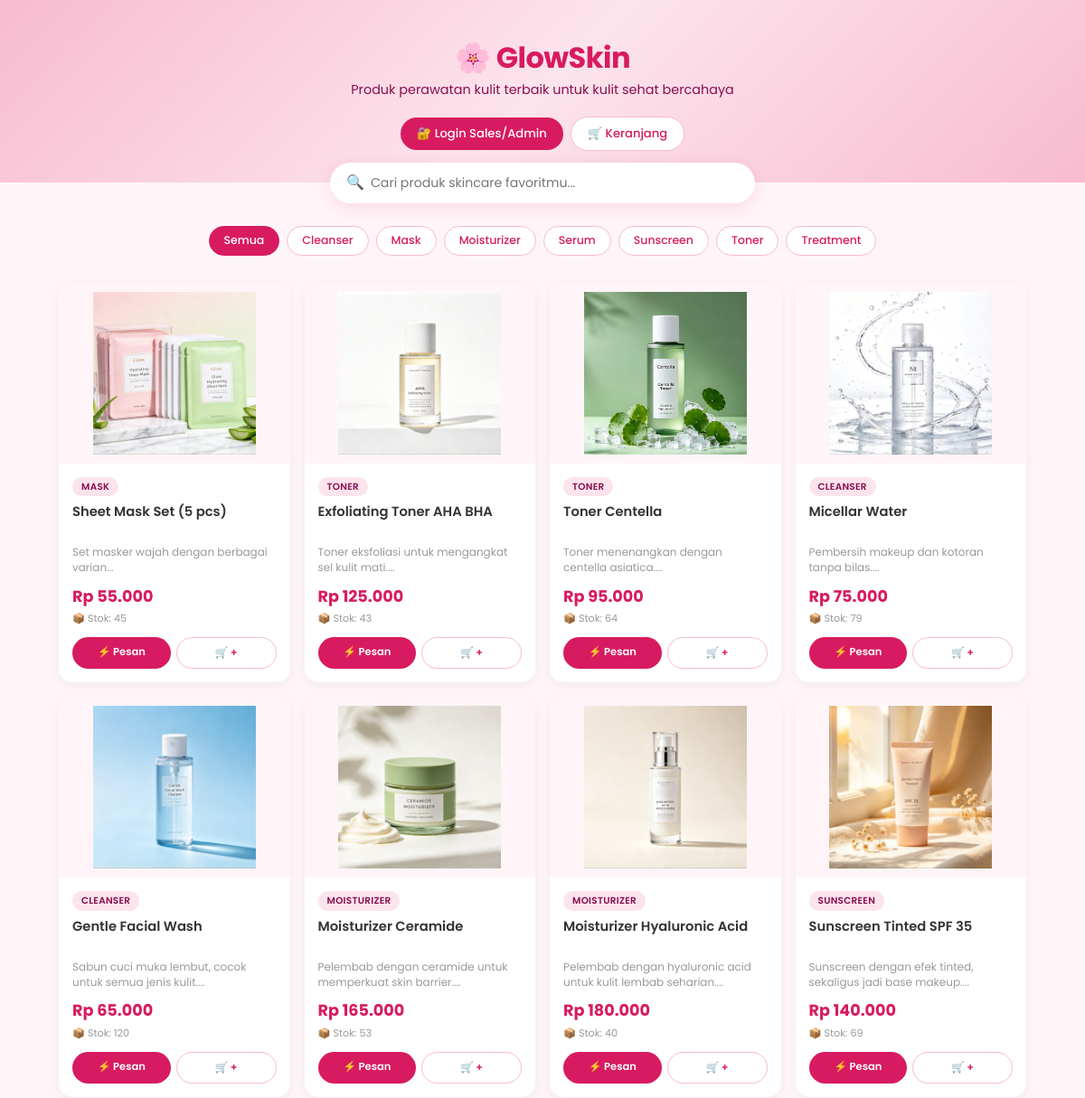
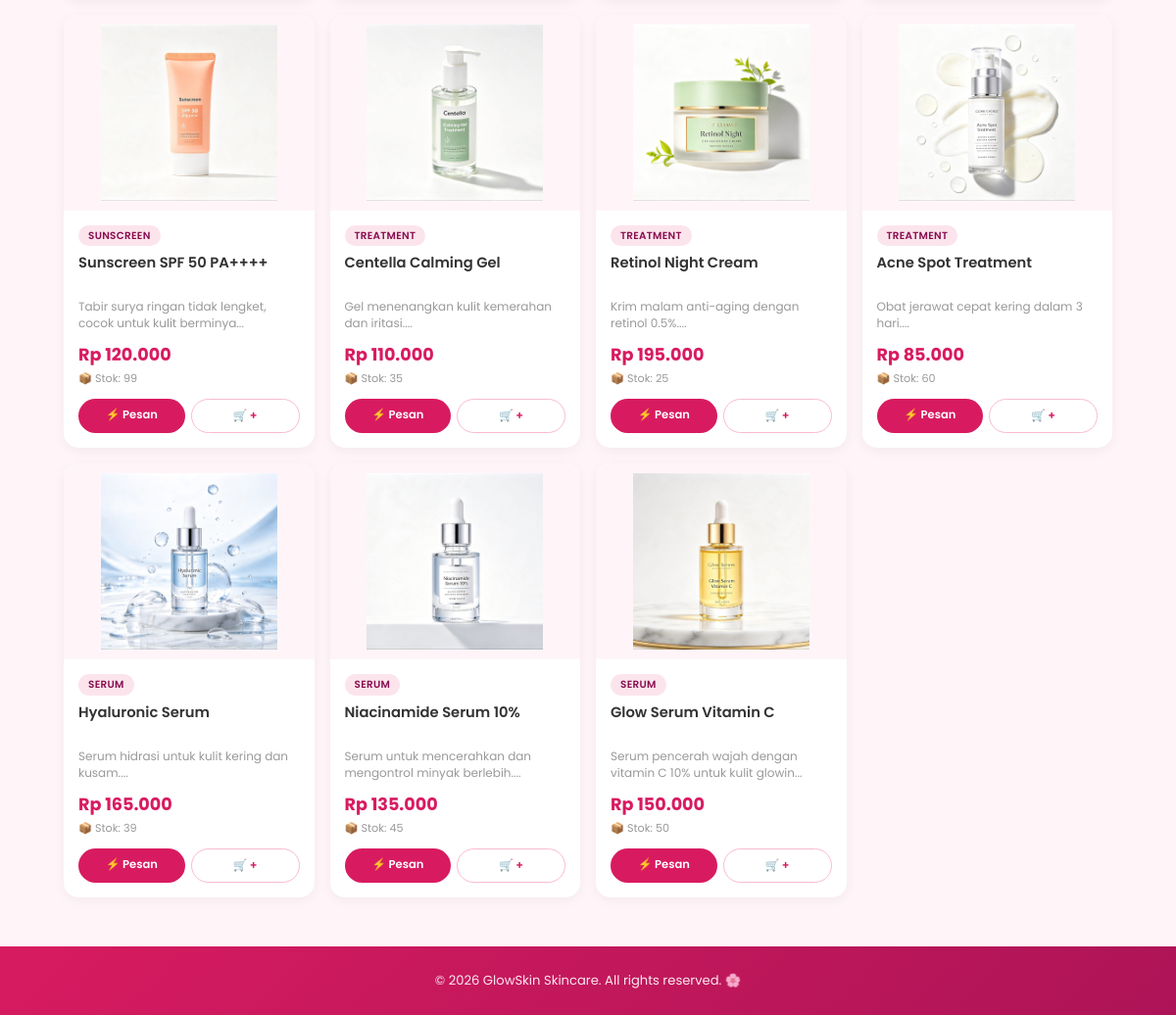
/public/katalog.php, run on the app's committed database (2 pictures, top to bottom).
### tables this page shows
CREATE TABLE `barang` (
  `id_barang` int(11) NOT NULL,
  `nama_barang` varchar(150) NOT NULL,
  `kategori` varchar(50) DEFAULT NULL,
  `harga` decimal(12,2) NOT NULL,
  `stok` int(11) NOT NULL,
  `gambar` varchar(255) DEFAULT NULL,
  `deskripsi` text DEFAULT NULL,
  `created_at` timestamp NOT NULL DEFAULT current_timestamp()
);

### config/helper.php (called while the page is built, shortened)
<?php
function rupiah($angka) {
    return "Rp " . number_format($angka, 0, ',', '.');
}
?>

### public/katalog.php (the view, shortened to what this page needs)
<?php
require_once '../config/koneksi.php';
require_once '../config/helper.php';
$sudah_login = isset($_SESSION['id_user']);
$role_user = $sudah_login ? $_SESSION['role'] : '';
$nama_user = $sudah_login ? $_SESSION['nama_lengkap'] : '';
$query = "SELECT * FROM barang WHERE stok > 0 ORDER BY id_barang DESC";
$result = mysqli_query($koneksi, $query);
?>
<!DOCTYPE html>
<html lang="id">
<head>
    <link href="https://cdn.jsdelivr.net/npm/bootstrap@5.3.0/dist/css/bootstrap.min.css" rel="stylesheet">
</head>
<body>
<div class="hero">
    <h1>🌸 GlowSkin</h1>
    <p>Produk perawatan kulit terbaik untuk kulit sehat bercahaya</p>
    <div class="hero-buttons">
        <?php if ($sudah_login): ?>
            <a href="/sistem_skincare/views/dashboard.php" class="btn-login">⬅️ Dashboard</a>
            <span class="btn-user">👤 <?= htmlspecialchars($nama_user); ?> (<?= ucfirst($role_user); ?>)</span>
        <?php else: ?>
            <a href="../views/auth/login.php" class="btn-login">🔐 Login Sales/Admin</a>
        <?php endif; ?>
        <a href="keranjang.php" class="btn-keranjang">
            🛒 Keranjang
        </a>
    </div>
</div>
<div class="search-section">
    <div class="search-box">
        <span class="search-icon">🔍</span>
        <input type="text" id="searchInput" class="search-input" placeholder="Cari produk skincare favoritmu...">
    </div>
</div>
<div class="kategori-wrapper">
    <div class="kategori-scroll" id="kategoriFilter">
        <button class="kategori-btn active" data-kategori="semua">Semua</button>
        <?php
        $q_kat = mysqli_query($koneksi, "SELECT DISTINCT kategori FROM barang WHERE stok > 0 AND kategori IS NOT NULL AND kategori != '' ORDER BY kategori ASC");
        while ($kat = mysqli_fetch_assoc($q_kat)):
        ?>
            <button class="kategori-btn" data-kategori="<?= strtolower($kat['kategori']); ?>">
                <?= htmlspecialchars($kat['kategori']); ?>
            </button>
        <?php endwhile; ?>
    </div>
</div>
<div class="produk-container">
    <div class="row g-3" id="produkContainer">
        <?php
        mysqli_data_seek($result, 0);
        while ($row = mysqli_fetch_assoc($result)):
            $gambar_ada = $row['gambar'] && file_exists('../public/uploads/' . $row['gambar']);
        ?>
        <div class="col-lg-3 col-md-4 col-sm-6 produk-item"
             data-nama="<?= strtolower($row['nama_barang']); ?>"
             data-kategori="<?= strtolower($row['kategori']); ?>">
            <div class="produk-card">
                <div class="produk-img-wrapper">
                    <?php if ($gambar_ada): ?>
                        <img src="uploads/<?= $row['gambar']; ?>" class="produk-img" alt="<?= htmlspecialchars($row['nama_barang']); ?>">
                    <?php endif; ?>
                </div>
                <div class="produk-body">
                    <span class="kategori-badge"><?= htmlspecialchars($row['kategori']); ?></span>
                    <h6 class="produk-nama"><?= htmlspecialchars($row['nama_barang']); ?></h6>
                    <p class="produk-desc"><?= htmlspecialchars(substr($row['deskripsi'] ?? '', 0, 60)); ?>...</p>
                    <div class="produk-harga"><?= rupiah($row['harga']); ?></div>
                    <div class="produk-stok">📦 Stok: <?= $row['stok']; ?></div>
                    <div class="btn-produk-group">
                        <a href="tambah_keranjang.php?id=<?= $row['id_barang']; ?>&redirect=checkout" class="btn-pesan">
                            ⚡ Pesan
                        </a>
                        <a href="tambah_keranjang.php?id=<?= $row['id_barang']; ?>" class="btn-keranjang-kecil">
                            🛒 +
                        </a>
                    </div>
                </div>
            </div>
        </div>
        <?php endwhile; ?>
    </div>
</div>
<footer>
    <p>&copy; <?= date('Y'); ?> GlowSkin Skincare. All rights reserved. 🌸</p>
</footer>
</body>
</html>

### public/katalog.php (style rules this page uses)
* { font-family: 'Poppins', sans-serif; box-sizing: border-box; }
body { background-color: #fff5f8; color: #333; margin: 0; }
.hero { background: linear-gradient(135deg, #f8bbd0 0%, #fce4ec 50%, #f8bbd0 100%); padding: 45px 20px 35px; text-align: center; }
.hero h1 { color: #d81b60; font-weight: 700; font-size: 2rem; margin-bottom: 6px; letter-spacing: -0.5px; }
.hero p { color: #880e4f; font-size: 0.9rem; margin-bottom: 18px; }
.hero-buttons { display: flex; gap: 8px; justify-content: center; flex-wrap: wrap; align-items: center; }
.hero .btn-login { background: #d81b60; color: white; border: none; padding: 8px 18px; border-radius: 20px; font-size: 0.82rem; font-weight: 500; text-decoration: none; transition: all 0.3s; }
.hero .btn-keranjang { background: white; color: #d81b60; border: 1.5px solid #f8bbd0; padding: 8px 18px; border-radius: 20px; font-size: 0.82rem; font-weight: 500; text-decoration: none; position: relative; display: inline-flex; align-items: center; gap: 6px; }
.search-section { max-width: 500px; margin: -22px auto 25px; padding: 0 15px; position: relative; z-index: 10; }
.search-box { position: relative; }
.search-input { border: none; border-radius: 30px; padding: 12px 20px 12px 45px; font-size: 0.88rem; box-shadow: 0 5px 20px rgba(216,27,96,0.12); width: 100%; background: white; }
.search-icon { position: absolute; left: 18px; top: 50%; transform: translateY(-50%); font-size: 1rem; color: #d81b60; }
.kategori-wrapper { max-width: 900px; margin: 0 auto 30px; padding: 0 15px; }
.kategori-scroll { display: flex; gap: 8px; justify-content: center; flex-wrap: wrap; }
.kategori-btn { padding: 6px 16px; border-radius: 20px; border: 1.5px solid #f8bbd0; background: white; color: #d81b60; font-size: 0.78rem; font-weight: 500; cursor: pointer; transition: all 0.3s; white-space: nowrap; }
.kategori-btn:hover, .kategori-btn.active { background: #d81b60; color: white; border-color: #d81b60; }
.produk-container { max-width: 1100px; margin: 0 auto; padding: 0 15px; }
.produk-card { border: none; border-radius: 15px; overflow: hidden; transition: all 0.3s; box-shadow: 0 3px 12px rgba(0,0,0,0.05); background: white; height: 100%; display: flex; flex-direction: column; }
.produk-img-wrapper { width: 100%; height: 200px; background: #fff5f8; display: flex; align-items: center; justify-content: center; overflow: hidden; padding: 10px; }
.produk-img { max-width: 100%; max-height: 100%; width: auto; height: auto; object-fit: contain; transition: transform 0.3s; }
.produk-body { padding: 15px; flex: 1; display: flex; flex-direction: column; }
.kategori-badge { background: #fce4ec; color: #880e4f; font-size: 0.65rem; padding: 3px 10px; border-radius: 12px; font-weight: 600; text-transform: uppercase; display: inline-block; margin-bottom: 8px; width: fit-content; letter-spacing: 0.3px; }
.produk-nama { font-weight: 600; font-size: 0.92rem; color: #333; margin-bottom: 6px; line-height: 1.35; min-height: 40px; }
.produk-desc { font-size: 0.75rem; color: #999; margin-bottom: 10px; line-height: 1.4; flex: 1; }
.produk-harga { color: #d81b60; font-weight: 700; font-size: 1.1rem; margin-bottom: 3px; }
.produk-stok { font-size: 0.7rem; color: #999; margin-bottom: 12px; }
.btn-produk-group { display: flex; gap: 6px; }
.btn-pesan { background: #d81b60; color: white; border: none; border-radius: 20px; font-weight: 600; font-size: 0.72rem; padding: 8px 10px; flex: 1; text-align: center; text-decoration: none; }
.btn-keranjang-kecil { background: white; color: #d81b60; border: 1.5px solid #f8bbd0; border-radius: 20px; font-weight: 600; font-size: 0.72rem; padding: 8px 10px; flex: 1; text-align: center; text-decoration: none; }
footer { background: linear-gradient(135deg, #d81b60, #ad1457); color: white; padding: 25px 15px; text-align: center; margin-top: 50px; }
footer p { margin: 0; opacity: 0.9; font-size: 0.82rem; }

### data on the page
barang: gambar (picture), kategori "MASK", nama_barang "Sheet Mask Set (5 pcs)", deskripsi "Set masker wajah dengan berbagai varian", harga "Rp 55.000", stok "45"
barang: gambar (picture), kategori "TONER", nama_barang "Exfoliating Toner AHA BHA", deskripsi "Toner eksfoliasi untuk mengangkat sel kulit mati.", harga "Rp 125.000", stok "43"
barang: gambar (picture), kategori "TONER", nama_barang "Toner Centella", deskripsi "Toner menenangkan dengan centella asiatica.", harga "Rp 95.000", stok "64"
barang: gambar (picture), kategori "CLEANSER", nama_barang "Micellar Water", deskripsi "Pembersih makeup dan kotoran tanpa bilas.", harga "Rp 75.000", stok "79"
barang: gambar (picture), kategori "CLEANSER", nama_barang "Gentle Facial Wash", deskripsi "Sabun cuci muka lembut, cocok untuk semua jenis kulit.", harga "Rp 65.000", stok "120"
barang: gambar (picture), kategori "MOISTURIZER", nama_barang "Moisturizer Ceramide", deskripsi "Pelembab dengan ceramide untuk memperkuat skin barrier.", harga "Rp 165.000", stok "53"
barang: gambar (picture), kategori "MOISTURIZER", nama_barang "Moisturizer Hyaluronic Acid", deskripsi "Pelembab dengan hyaluronic acid untuk kulit lembab seharian.", harga "Rp 180.000", stok "40"
barang: gambar (picture), kategori "SUNSCREEN", nama_barang "Sunscreen Tinted SPF 35", deskripsi "Sunscreen dengan efek tinted, sekaligus jadi base makeup.", harga "Rp 140.000", stok "69"
barang: gambar (picture), kategori "SUNSCREEN", nama_barang "Sunscreen SPF 50 PA++++", deskripsi "Tabir surya ringan tidak lengket, cocok untuk kulit berminya", harga "Rp 120.000", stok "99"
barang: gambar (picture), kategori "TREATMENT", nama_barang "Centella Calming Gel", deskripsi "Gel menenangkan kulit kemerahan dan iritasi.", harga "Rp 110.000", stok "35"
barang: gambar (picture), kategori "TREATMENT", nama_barang "Retinol Night Cream", deskripsi "Krim malam anti-aging dengan retinol 0.5%.", harga "Rp 195.000", stok "25"
barang: gambar (picture), kategori "TREATMENT", nama_barang "Acne Spot Treatment", deskripsi "Obat jerawat cepat kering dalam 3 hari.", harga "Rp 85.000", stok "60"
barang: gambar (picture), kategori "SERUM", nama_barang "Hyaluronic Serum", deskripsi "Serum hidrasi untuk kulit kering dan kusam.", harga "Rp 165.000", stok "39"
barang: gambar (picture), kategori "SERUM", nama_barang "Niacinamide Serum 10%", deskripsi "Serum untuk mencerahkan dan mengontrol minyak berlebih.", harga "Rp 135.000", stok "45"
barang: gambar (picture), kategori "SERUM", nama_barang "Glow Serum Vitamin C", deskripsi "Serum pencerah wajah dengan vitamin C 10% untuk kulit glowin", harga "Rp 150.000", stok "50"

### other printed values
$kat['kategori'] "Cleanser"
$kat['kategori'] "Mask"
$kat['kategori'] "Moisturizer"
$kat['kategori'] "Serum"
$kat['kategori'] "Sunscreen"
$kat['kategori'] "Toner"
$kat['kategori'] "Treatment"
